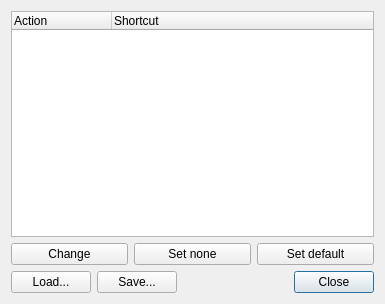
<?xml version="1.0" encoding="UTF-8"?>
<ui version="4.0">
 <class>QgsConfigureShortcutsDialog</class>
 <widget class="QDialog" name="QgsConfigureShortcutsDialog">
  <property name="geometry">
   <rect>
    <x>0</x>
    <y>0</y>
    <width>385</width>
    <height>304</height>
   </rect>
  </property>
  <property name="windowTitle">
   <string>Configure shortcuts</string>
  </property>
  <layout class="QVBoxLayout" name="verticalLayout">
   <item>
    <widget class="QTreeWidget" name="treeActions">
     <property name="rootIsDecorated">
      <bool>false</bool>
     </property>
     <property name="columnCount">
      <number>2</number>
     </property>
     <column>
      <property name="text">
       <string>Action</string>
      </property>
     </column>
     <column>
      <property name="text">
       <string>Shortcut</string>
      </property>
     </column>
    </widget>
   </item>
   <item>
    <layout class="QHBoxLayout" name="horizontalLayout">
     <item>
      <widget class="QPushButton" name="btnChangeShortcut">
       <property name="focusPolicy">
        <enum>Qt::NoFocus</enum>
       </property>
       <property name="text">
        <string>Change</string>
       </property>
       <property name="checkable">
        <bool>true</bool>
       </property>
       <property name="autoDefault">
        <bool>false</bool>
       </property>
      </widget>
     </item>
     <item>
      <widget class="QPushButton" name="btnSetNoShortcut">
       <property name="text">
        <string>Set none</string>
       </property>
       <property name="autoDefault">
        <bool>false</bool>
       </property>
      </widget>
     </item>
     <item>
      <widget class="QPushButton" name="btnResetShortcut">
       <property name="text">
        <string>Set default</string>
       </property>
       <property name="autoDefault">
        <bool>false</bool>
       </property>
      </widget>
     </item>
    </layout>
   </item>
   <item>
    <layout class="QHBoxLayout" name="horizontalLayout_2">
     <item>
      <widget class="QPushButton" name="btnLoadShortcuts">
       <property name="text">
        <string>Load...</string>
       </property>
       <property name="autoDefault">
        <bool>false</bool>
       </property>
      </widget>
     </item>
     <item>
      <widget class="QPushButton" name="btnSaveShortcuts">
       <property name="text">
        <string>Save...</string>
       </property>
       <property name="autoDefault">
        <bool>false</bool>
       </property>
      </widget>
     </item>
     <item>
      <widget class="QDialogButtonBox" name="buttonBox">
       <property name="orientation">
        <enum>Qt::Horizontal</enum>
       </property>
       <property name="standardButtons">
        <set>QDialogButtonBox::Close</set>
       </property>
      </widget>
     </item>
    </layout>
   </item>
  </layout>
 </widget>
 <tabstops>
  <tabstop>treeActions</tabstop>
  <tabstop>btnSetNoShortcut</tabstop>
  <tabstop>btnResetShortcut</tabstop>
  <tabstop>btnLoadShortcuts</tabstop>
  <tabstop>btnSaveShortcuts</tabstop>
  <tabstop>buttonBox</tabstop>
 </tabstops>
 <resources/>
 <connections>
  <connection>
   <sender>buttonBox</sender>
   <signal>rejected()</signal>
   <receiver>QgsConfigureShortcutsDialog</receiver>
   <slot>reject()</slot>
   <hints>
    <hint type="sourcelabel">
     <x>334</x>
     <y>279</y>
    </hint>
    <hint type="destinationlabel">
     <x>267</x>
     <y>297</y>
    </hint>
   </hints>
  </connection>
 </connections>
</ui>
